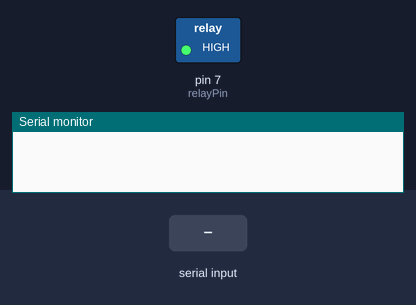
Recording of a sketch running on a simulated Arduino Uno, built with avr-gcc and run on an emulated ATmega328P. Parts: switched loads named in the sketch (green lamp = pin HIGH), the last lines printed to the serial monitor. The test bench sets the inputs (shaded band).

Above: at 1.2 s.
1.3 s: "a" received over the second serial link
At 1.7 s:
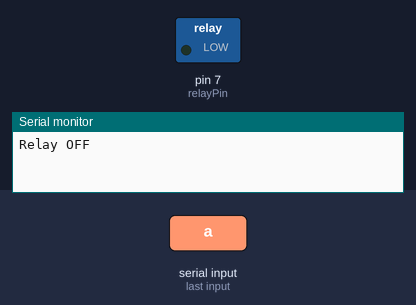
2.8 s: "A" received over the second serial link
At 4.1 s:
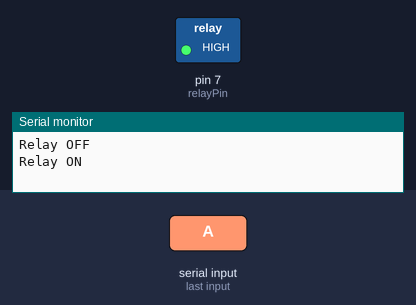
Timing chart, 0 to 5.8 s (numbered marks = the images above; inputs shaded):
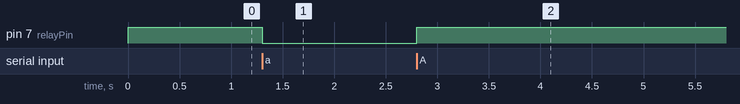

Measured:
- after the input at 1.3 s, pin 7 (relayPin): HIGH → LOW at once
- after the input at 2.8 s, pin 7 (relayPin): LOW → HIGH at once

The sketch:

Relay_HC-05_using_Arduino.ino
```cpp
#include <SoftwareSerial.h>

SoftwareSerial bluetooth(2, 3); // RX, TX

int relayPin = 7;
char command;

void setup() {
  pinMode(relayPin, OUTPUT);
  digitalWrite(relayPin, HIGH);   // Relay OFF initially

  bluetooth.begin(9600);         // HC-05 default baud rate
  Serial.begin(9600);
}

void loop() {
  if (bluetooth.available()) {
    command = bluetooth.read();

    if (command == 'A') {
      digitalWrite(relayPin, HIGH);  // Relay ON
      Serial.println("Relay ON");
    }

    if (command == 'a') {
      digitalWrite(relayPin, LOW);   // Relay OFF
      Serial.println("Relay OFF");
    }
  }
}
```
